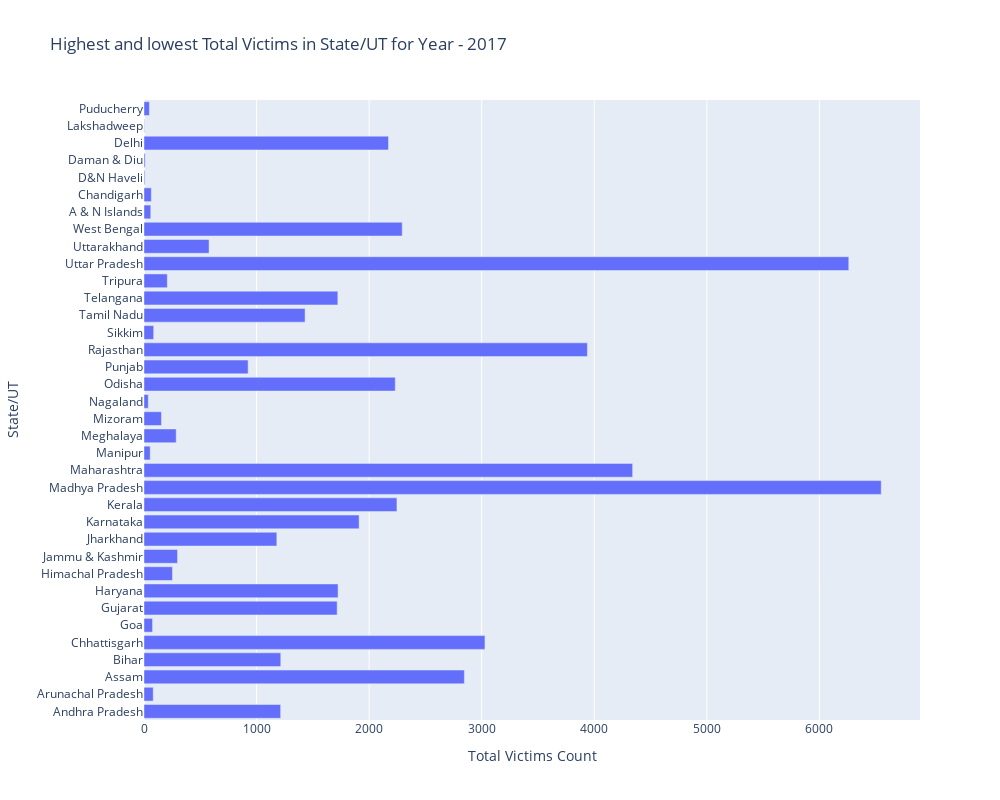

Notebook source saved alongside this figure:
### Code cell
# D17 is the DataFrame with 'State/UT' and 'Total Victims' columns

fig = px.bar(D17, y='State/UT', x='Total Victims', title='Highest and lowest Total Victims in State/UT for Year - 2017',
             labels={'Total Victims': 'Total Victims Count', 'State/UT': 'State/UT'})
# Increase the size of the graph
fig.update_layout(height=800, width=1000)
# Show the bar chart
fig.show()

### Figure 1 — Plotly figure (JSON) as saved in the notebook; plotly's stock layout.template omitted (floating-point values rounded to 4 significant figures)
{"data": [{"alignmentgroup": "True", "hovertemplate": "Total Victims Count=%{x}<br>State/UT=%{y}<extra></extra>", "legendgroup": "", "marker": {"color": "#636efa", "pattern": {"shape": ""}}, "name": "", "offsetgroup": "", "orientation": "h", "showlegend": false, "textposition": "auto", "type": "bar", "x": [1214, 82, 2846, 1215, 3029, 76, 1716, 1724, 253, 298, 1180, 1911, 2247, 6549, 4341, 55, 286, 155, 38, 2232, 925, 3939, 86, 1431, 1722, 207, 6261, 578, 2294, 60, 65, 7, 10, 2172, 3, 48], "xaxis": "x", "y": ["Andhra Pradesh", "Arunachal Pradesh", "Assam", "Bihar", "Chhattisgarh", "Goa", "Gujarat", "Haryana", "Himachal Pradesh", "Jammu & Kashmir", "Jharkhand", "Karnataka", "Kerala", "Madhya Pradesh", "Maharashtra", "Manipur", "Meghalaya", "Mizoram", "Nagaland", "Odisha", "Punjab", "Rajasthan", "Sikkim", "Tamil Nadu", "Telangana", "Tripura", "Uttar Pradesh", "Uttarakhand", "West Bengal", "A & N Islands", "Chandigarh", "D&N Haveli", "Daman & Diu", "Delhi", "Lakshadweep", "Puducherry"], "yaxis": "y"}], "layout": {"barmode": "relative", "height": 800, "legend": {"tracegroupgap": 0}, "title": {"text": "Highest and lowest Total Victims in State/UT for Year - 2017"}, "width": 1000, "xaxis": {"anchor": "y", "domain": [0, 1], "title": {"text": "Total Victims Count"}}, "yaxis": {"anchor": "x", "domain": [0, 1], "title": {"text": "State/UT"}}}}
